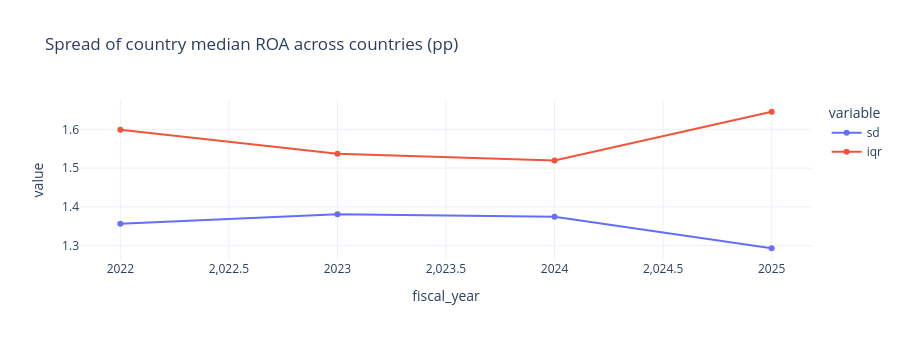

Notebook code for this chart:
### Markdown cell above
### Do the countries' ROAs get closer together? (σ-convergence)
The spread (standard deviation) of country median ROAs by year, countries with at least 10 firms in the year.

### Code cell
cy = f5.groupby(["fiscal_year", "iso3"]).agg(roa=("roa_pp", "median"), n=("roa_pp", "size")).query("n >= @MIN_FIRMS").reset_index()
sig = cy.groupby("fiscal_year").agg(sd=("roa", "std"), iqr=("roa", lambda s: s.quantile(.75) - s.quantile(.25)), countries=("roa", "size"))
fig = px.line(sig.reset_index(), x="fiscal_year", y=["sd", "iqr"], markers=True, title="Spread of country median ROA across countries (pp)"); fig.update_layout(height=340); fig.show()
sig.round(2)

### Figure 1 — Plotly figure (JSON) as saved in the notebook; plotly's stock layout.template omitted (floating-point values rounded to 4 significant figures)
{"data": [{"hovertemplate": "variable=sd<br>fiscal_year=%{x}<br>value=%{y}<extra></extra>", "legendgroup": "sd", "line": {"color": "#636efa", "dash": "solid"}, "marker": {"symbol": "circle"}, "mode": "lines+markers", "name": "sd", "orientation": "v", "showlegend": true, "type": "scatter", "x": [2022, 2023, 2024, 2025], "xaxis": "x", "y": [1.357, 1.381, 1.374, 1.293], "yaxis": "y"}, {"hovertemplate": "variable=iqr<br>fiscal_year=%{x}<br>value=%{y}<extra></extra>", "legendgroup": "iqr", "line": {"color": "#EF553B", "dash": "solid"}, "marker": {"symbol": "circle"}, "mode": "lines+markers", "name": "iqr", "orientation": "v", "showlegend": true, "type": "scatter", "x": [2022, 2023, 2024, 2025], "xaxis": "x", "y": [1.599, 1.537, 1.52, 1.645], "yaxis": "y"}], "layout": {"height": 340, "legend": {"title": {"text": "variable"}, "tracegroupgap": 0}, "title": {"text": "Spread of country median ROA across countries (pp)"}, "xaxis": {"anchor": "y", "domain": [0.0, 1.0], "title": {"text": "fiscal_year"}}, "yaxis": {"anchor": "x", "domain": [0.0, 1.0], "title": {"text": "value"}}}}
